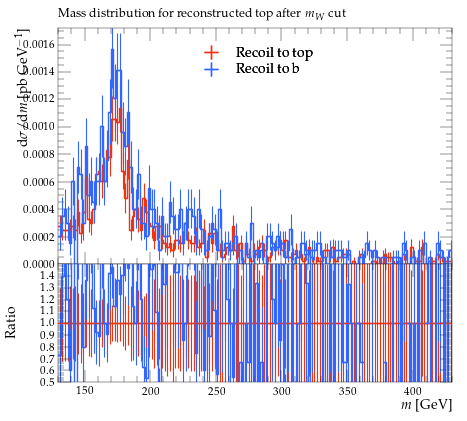

Python code for this plot:
#! /usr/bin/env python

# This Python script was auto-generated using YODA v2.0.2.
# Analysis object: /MC_TTBAR/onelep_t_mass_W_cut
# Timestamp: 31-07-2026 (12:23:23)

import matplotlib as mpl
import matplotlib.pyplot as plt
mpl.use('Agg') # comment out for interactive use
import os
import numpy as np

plotDir = os.path.split(os.path.realpath(__file__))[0]
if 'YODA_USER_PLOT_PATH' in globals():
    plot_outdir = globals()['YODA_USER_PLOT_PATH']
else:
    plot_outdir = plotDir

#plot style
plt.style.use(os.path.join(plotDir, '../default.mplstyle'))
# plot metadata
figW, figH = plt.rcParams['figure.figsize']
ax_xLabel = r'$m$ [GeV]'
ax_yLabel = r'$\mathrm{d}\sigma/\mathrm{d}m$ [pb GeV$^{-1}$]'
ax_title  = r'Mass distribution for reconstructed top after $m_W$ cut'
ax_xScale = 'linear'
ax_yScale = 'linear'
xLims = (130.0, 430.0)
yLims = (0.0, 0.0017218828000000002)

# TeX-friendly labels for the legend
labels = {
    'legend' : ([ r"Recoil to top", r"Recoil to b" ], r""),
}

# Adjust canvas width and height
canvasW = 10.0
canvasH = 9.0
figW *= canvasW/10.
figH *= canvasH/9.

# Create figure and axis objects
fig, (ax, ratio0_ax) = plt.subplots(2, 1, sharex=True,
                  figsize=(figW,figH), gridspec_kw={'height_ratios': (6.0, 3.0)})

# Set figure margins
plt.subplots_adjust(
    left   = 1.0 * plt.rcParams['figure.subplot.left'],
    right  = 1.0 * plt.rcParams['figure.subplot.right'],
    top    = 1.0 * plt.rcParams['figure.subplot.top'],
    bottom = 1.0 * plt.rcParams['figure.subplot.bottom'])

ratio0_ax.yaxis.set_major_locator(mpl.ticker.MultipleLocator(0.1))
ratio0_ax.set_ylim(0.5, 1.4999)
ratio0_ax.set_ylabel('Ratio')

# the numerical data is stored in a separate file
dataf = dict()
prefix = os.path.split(__file__)[0]
if prefix:    prefix = prefix + '/'
exec(open(prefix+'onelep_t_mass_W_cut__data.py').read(), dataf)


legend_handles = dict() # keep track of handles for the legend

# style options for curves
# starts at zorder>=5 to draw curve on top of legend
styles = {
  'recoil_t': {
    'color' : '#EE3311',
    'linestyle' : '-',
    'linewidth' : 1,
    'marker' : 'none',
    'markersize' : 2,
    'capsize' : 0.0,
    'zorder' : 5,
    'histstyle' : 1,
    'drawstyle' : 'steps-pre',
    'xerrorbars' : 1,
    'yerrorbars' : 1,
    'fillcolor' : None,
    'fillopacity' : 1.0,
    'ratio0_linestyle' : '-',
    'ratio0_linewidth' : 1,
    'ratio0_marker' : 'none',
    'ratio0_markersize' : 2,
    'ratio0_capsize' : 0.0,
    'ratio0_zorder' : 5,
    'ratio0_histstyle' : 1,
    'ratio0_drawstyle' : 'steps-pre',
    'ratio0_xerrorbars' : 1,
    'ratio0_yerrorbars' : 1,
  },
  'recoil_b': {
    'color' : '#3366FF',
    'linestyle' : '-',
    'linewidth' : 1,
    'marker' : 'none',
    'markersize' : 2,
    'capsize' : 0.0,
    'zorder' : 6,
    'histstyle' : 1,
    'drawstyle' : 'steps-pre',
    'xerrorbars' : 1,
    'yerrorbars' : 1,
    'fillcolor' : None,
    'fillopacity' : 1.0,
    'ratio0_linestyle' : '-',
    'ratio0_linewidth' : 1,
    'ratio0_marker' : 'none',
    'ratio0_markersize' : 2,
    'ratio0_capsize' : 0.0,
    'ratio0_zorder' : 6,
    'ratio0_histstyle' : 1,
    'ratio0_drawstyle' : 'steps-pre',
    'ratio0_xerrorbars' : 1,
    'ratio0_yerrorbars' : 1,
  },
}

# curve from input yoda files in main panel
for label, yvals in dataf['yvals'].items():
    if all(np.isnan(v) for v in dataf['yvals'][label]):
        continue
    tmp = None
    if styles[label]['histstyle']: # draw as histogram
        xpos = dataf['xedges'][label] if styles[label]['drawstyle'] else dataf['xpoints'][label]
        ypos = np.insert(yvals, 0, yvals[0]) if styles[label]['drawstyle'] else yvals
        if styles[label]['fillcolor']: # fill area below curve
            ax.fill_between(xpos, ypos, step='pre',
                            color=styles[label]['fillcolor'],
                            alpha=styles[label]['fillopacity'])
        tmp, = ax.plot(xpos, ypos,
                       color=styles[label]['color'],
                       linestyle=styles[label]['linestyle'],
                       linewidth=styles[label]['linewidth'],
                       drawstyle=styles[label]['drawstyle'], solid_joinstyle='miter',
                       zorder=styles[label]['zorder'], label=label)
    tmp = ax.errorbar(dataf['xpoints'][label], yvals,
                      xerr=np.array(dataf['xerrs'][label])*styles[label]['xerrorbars'],
                      yerr=np.array(dataf['yerrs'][label])*styles[label]['yerrorbars'],
                      fmt=styles[label]['marker'], capsize=styles[label]['capsize'],
                      markersize=styles[label]['markersize'],
                      ecolor=styles[label]['color'],
                      color=styles[label]['color'], zorder=styles[label]['zorder'])
    tmp[-1][0].set_linestyle(styles[label]['linestyle'])
    tmp[-1][0].set_linewidth(styles[label]['linewidth'])
    if label in dataf['add_legend_handle']:  legend_handles[label] = tmp
    for varLabel in dataf['variation_yvals'].keys():
        if varLabel.startswith(label):
            tmp, = ax.plot(dataf['xedges'][label], dataf['variation_yvals'][varLabel],
                           color=styles[label]['color'],
                           linestyle=styles[label]['linestyle'],
                           linewidth=styles[label]['linewidth'],
                           drawstyle='steps-pre', solid_joinstyle='miter',
                           zorder=styles[label]['zorder'], alpha=0.5)


# plots on ratio panel
# curve from input yoda files in ratio panel
for label, yvals in dataf['ratio0_yvals'].items():
    if all(np.isnan(v) for v in yvals):
        continue
    if styles[label]['ratio0_histstyle']: # plot as histogram
        xpos = dataf['xedges']['recoil_t'] if styles[label]['ratio0_drawstyle'] else dataf['xpoints']['recoil_t']
        ypos = np.insert(yvals, 0, yvals[0]) if styles[label]['ratio0_drawstyle'] else yvals
        ratio0_ax.plot(xpos, ypos,
                       color=styles[label]['color'],
                       linewidth=styles[label]['linewidth'],
                       linestyle=styles[label]['ratio0_linestyle'],
                       drawstyle=styles[label]['ratio0_drawstyle'], zorder=styles[label]['zorder'],
                       solid_joinstyle='miter')
    tmp = ratio0_ax.errorbar(dataf['xpoints']['recoil_t'], yvals,
                             xerr=np.array(dataf['ref_xerrs'])*styles[label]['ratio0_xerrorbars'],
                             yerr=np.array(dataf['ratio0_yerrs'][label])*styles[label]['ratio0_yerrorbars'],
                             fmt=styles[label]['ratio0_marker'], capsize=styles[label]['ratio0_capsize'],
                             markersize=styles[label]['ratio0_markersize'],
                             ecolor=styles[label]['color'],
                             color=styles[label]['color'])
    tmp[-1][0].set_linestyle(styles[label]['ratio0_linestyle'])
    tmp[-1][0].set_linewidth(styles[label]['ratio0_linewidth'])

    for varlabel in dataf['ratio0_variation_vals'].keys():
        if varlabel.startswith(label):
            ratio0_ax.plot(dataf['xedges']['recoil_t'],
                            dataf['ratio0_variation_vals'][varlabel],
                            color=styles[label]['color'],
                            linestyle=styles[label]['linestyle'],
                            linewidth=styles[label]['linewidth'],
                            drawstyle='steps-pre', solid_joinstyle='miter',
                            zorder=1, alpha=0.5)

legend_items = list(legend_handles.values())
ax.add_artist(ax.legend(legend_items,
                        labels['legend'][0],
                        title=labels['legend'][1],
                        alignment='left',
                        loc='upper center',
                        bbox_to_anchor=(0.5, 0.97)))

# set plot metadata as defined above
ratio0_ax.set_xlabel(ax_xLabel)
ratio0_ax.xaxis.set_label_coords(1., -0.15)
ax.set_ylabel(ax_yLabel, ha='right', va='top')
ax.yaxis.set_label_coords(-0.11, 1.0)
ax.set_title(ax_title, loc='left')
ax.set_xscale(ax_xScale)
ax.set_yscale(ax_yScale)
ax.set_xlim(xLims)
ax.set_ylim(yLims)

# tick formatting
plt.rcParams['xtick.top'] = True
plt.rcParams['ytick.right'] = True
fig.align_ylabels((ax, ratio0_ax))
plt.savefig(os.path.join(plot_outdir, 'onelep_t_mass_W_cut.pdf'), format='PDF')
plt.savefig(os.path.join(plot_outdir, 'onelep_t_mass_W_cut.png'), format='PNG')

plt.close(fig)
